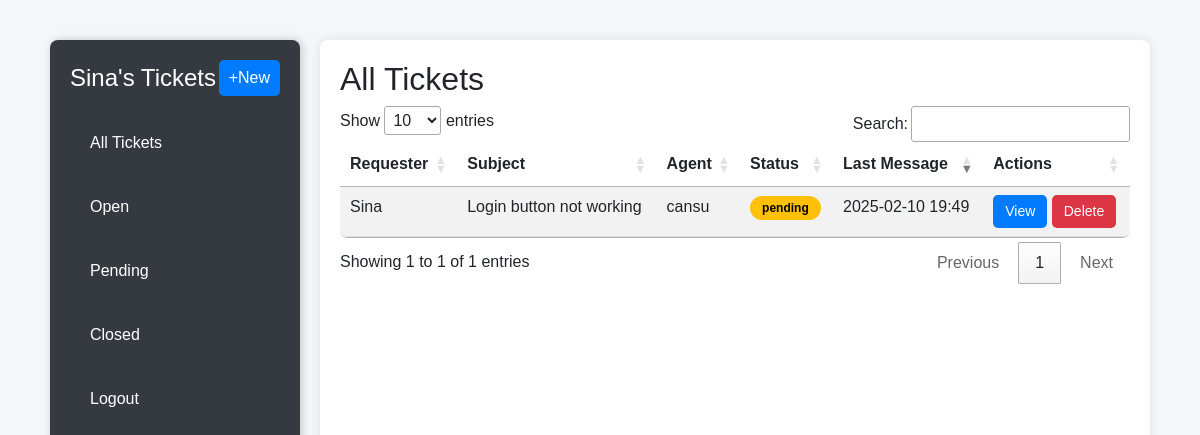
The page /dashboard?status=pending (signed in) on the database its author committed.
### app.py (models this page shows)
class User(UserMixin, db.Model):
    id = db.Column(db.Integer, primary_key=True)
    name = db.Column(db.String(100), nullable=False)
    email = db.Column(db.String(100), unique=True, nullable=False)
    password = db.Column(db.String(100), nullable=False)
    role = db.Column(db.String(50), nullable=False, default="employee")

class Ticket(db.Model):
    id = db.Column(db.Integer, primary_key=True)
    user_id = db.Column(db.Integer, db.ForeignKey('user.id'))
    agent_id = db.Column(db.Integer, db.ForeignKey('user.id'), nullable=True)
    subject = db.Column(db.String(255), nullable=False)
    description = db.Column(db.Text, nullable=False)
    status = db.Column(db.String(20), default="open")
    created_at = db.Column(db.DateTime, default=db.func.now())
    user = db.relationship('User', foreign_keys=[user_id], backref=db.backref('created_tickets', lazy=True))
    agent = db.relationship('User', foreign_keys=[agent_id], backref=db.backref('assigned_tickets', lazy=True))
    comments = db.relationship('Comment', backref='ticket', lazy=True, cascade="all, delete")

### app.py (the view)
@app.route("/dashboard")
@login_required
def dashboard():
    status_filter = request.args.get("status")
    if current_user.role == "it":
        tickets = Ticket.query.filter_by(agent_id=current_user.id)
    else:
        tickets = Ticket.query.filter_by(user_id=current_user.id)
    if status_filter:
        tickets = tickets.filter_by(status=status_filter)
    tickets = tickets.all()
    return render_template("dashboard.html", tickets=tickets)

### app.py (called while the page is built)
@login_manager.user_loader
def load_user(user_id):
    return User.query.get(int(user_id))

### templates/dashboard.html (shortened to what this page needs)
<!DOCTYPE html>
<html lang="en">
<head>
    <link rel="stylesheet" href="https://cdn.jsdelivr.net/npm/bootstrap@5.3.0/dist/css/bootstrap.min.css">
    <link rel="stylesheet" href="https://cdn.datatables.net/1.13.4/css/jquery.dataTables.min.css">
</head>
<body>
    <div class="container">
        <div class="sidebar">
            <div class="sidebar-head">
                <h4>{{ current_user.name }}'s Tickets</h4>
                <a href="{{ url_for('create_ticket')}}">+New</a>
            </div>
            <div class="sidebar-body">
                <ul>
                    <li><a href="{{ url_for('dashboard') }}">All Tickets</a></li>
                    <li><a href="{{ url_for('dashboard') }}?status=open">Open</a></li>
                    <li><a href="{{ url_for('dashboard') }}?status=pending">Pending</a></li>
                    <li><a href="{{ url_for('dashboard') }}?status=closed">Closed</a></li>
                    <li><a href="{{ url_for('logout') }}">Logout</a></li>
                </ul>
            </div>
        </div>
        <div class="table-container">
            <h2>All Tickets</h2>
            <table id="ticketsTable" class="table table-striped">
                <thead>
                    <tr>
                        <th>Requester</th>
                        <th>Subject</th>
                        <th>Agent</th>
                        <th>Status</th>
                        <th>Last Message</th>
                        <th>Actions</th>
                    </tr>
                </thead>
                <tbody>
                    {% for ticket in tickets %}
                        <tr>
                            <td>{{ ticket.user.name }}</td>
                            <td>{{ ticket.subject }}</td>
                            <td>{{ ticket.agent.name if ticket.agent else "Unassigned" }}</td>
                            <td>
                                <span class="status-badge status-{{ ticket.status.lower() }}">
                                    {{ ticket.status }}
                                </span>
                            </td>
                            <td>{{ ticket.created_at.strftime('%Y-%m-%d %H:%M') }}</td>
                            <td>
                                <a href="{{ url_for('view_ticket', ticket_id=ticket.id) }}" class="btn btn-primary btn-sm">View</a>
                                <button class="btn btn-danger btn-sm delete-btn" data-id="{{ ticket.id }}">Delete</button>
                            </td>
                        </tr>
                    {% endfor %}
                </tbody>
            </table>
        </div>
    </div>
</body>
</html>

### templates/dashboard.html (style rules this page uses)
body { font-family: Arial, sans-serif; background-color: #f4f6f9; margin: 0; padding: 0; }
.container { margin-top: 20px; display: flex; height: 100vh; gap: 20px; padding: 20px; }
.sidebar { width: 250px; background: #343a40; color: white; padding: 20px; border-radius: 8px; box-shadow: 2px 0px 10px rgba(0, 0, 0, 0.2); }
.sidebar-head { display: flex; justify-content: space-between; align-items: center; margin-bottom: 15px; }
.sidebar-head h4 { margin: 0; }
.sidebar-head a { background: #007bff; color: white; padding: 6px 10px; border-radius: 5px; text-decoration: none; }
.sidebar-body ul { list-style: none; padding: 0; }
.sidebar-body ul li { padding: 10px; border-radius: 5px; }
.sidebar-body ul li a { text-decoration: none; color: white; display: block; padding: 10px; border-radius: 5px; transition: 0.3s; }
.table-container { flex: 1; background: white; padding: 20px; border-radius: 8px; box-shadow: 0px 0px 10px rgba(0, 0, 0, 0.1); overflow-x: auto; }
table { width: 100%; border-collapse: collapse; background: white; border-radius: 8px; overflow: hidden; }
th { background: #007bff; color: white; padding: 12px; text-align: left; }
td { padding: 12px; border-bottom: 1px solid #ddd; }
.btn-sm { padding: 6px 12px; border-radius: 5px; font-size: 14px; border: none; transition: 0.3s; }
.btn-primary { background: #007bff; color: white; }
.btn-danger { background: #dc3545; color: white; }
.status-badge { font-size: 12px; padding: 5px 12px; border-radius: 15px; font-weight: bold; text-align: center; }
.status-pending { background-color: #ffc107; color: black; }

### rows shown on the page
User: name "Sina"
Ticket: user.name "Sina", subject "Login button not working", agent "cansu", status "pending", created_at "2025-02-10 19:49"
